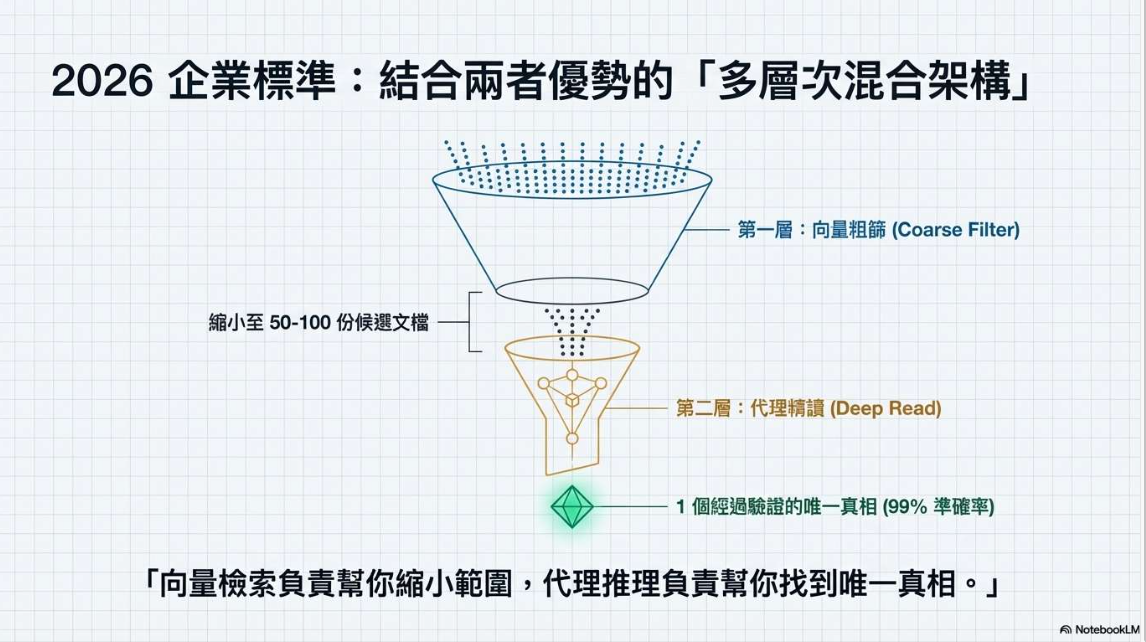
#> input picture image/example_pdf.png, 1146 x 642 px; its folder holds only this picture in this run
$ python -i inpainting_masks.py   (imports and definitions only)
#> lines starting #> are read from the running program, lines starting #| are printed output that depends on the picture; after the words box and inside, x2 and y2 are one past the last pixel; in counts of white or black regions, pixels touching at a corner belong together
#> further down, picture is the input picture: PIL image 1146x642 RGBA; mean R, G, B, A 227.1, 231.9, 235.8, 255
from __future__ import annotations

from dataclasses import dataclass

import cv2
import numpy as np
import pymupdf as fitz
from PIL import Image, ImageDraw

from .debug_artifacts import build_mask_shapes
from .models import TextBlock

DEFAULT_LOW_TEXTURE_STD_THRESHOLD = 4.0
DEFAULT_LOW_TEXTURE_EDGE_THRESHOLD = 0.01
DEFAULT_LOW_TEXTURE_CONTEXT_DILATE_PX = 8
DEFAULT_LOW_TEXTURE_MIN_CONTEXT_PIXELS = 64
DEFAULT_TABLE_LINE_MIN_KERNEL_PX = 12
DEFAULT_TABLE_LINE_SHRINK_KERNEL_PX = 3
DEFAULT_TABLE_LINE_BOUNDARY_BAND_PX = 5
DEFAULT_TABLE_LINE_MAX_TEXT_OVERLAP_RATIO = 0.85
DEFAULT_TABLE_LINE_MIN_OUTSIDE_PIXELS = 12
DEFAULT_TABLE_LINE_MIN_OUTSIDE_RATIO = 0.08
# Extra AA-fringe coverage: dilate each text box by a fraction of its line height.
DEFAULT_MASK_DILATE_LINE_HEIGHT_RATIO = 0.18
DEFAULT_MASK_DILATE_MIN_PX = 2
DEFAULT_MASK_DILATE_MAX_PX = 16


@dataclass(slots=True)
class InpaintingMaskRefinementResult:
    mask_image: Image.Image
    raw_mask_image: Image.Image
    refined_mask_image: Image.Image
    table_line_mask_image: Image.Image | None
    grid_line_mask_image: Image.Image | None


# [139 lines left out: functions build_text_mask_image, refine_text_mask_for_inpainting, build_refined_text_mask_for_inpainting, _build_mask_boundary_band, not called in this run]


def _detect_table_line_orientation_masks(page_image: Image.Image) -> tuple[np.ndarray, np.ndarray]:
    gray = cv2.cvtColor(np.array(page_image.convert("RGB"), dtype=np.uint8), cv2.COLOR_RGB2GRAY)
    binary = cv2.adaptiveThreshold(
        gray,
        255,
        cv2.ADAPTIVE_THRESH_MEAN_C,
        cv2.THRESH_BINARY_INV,
        31,
        10,
    )
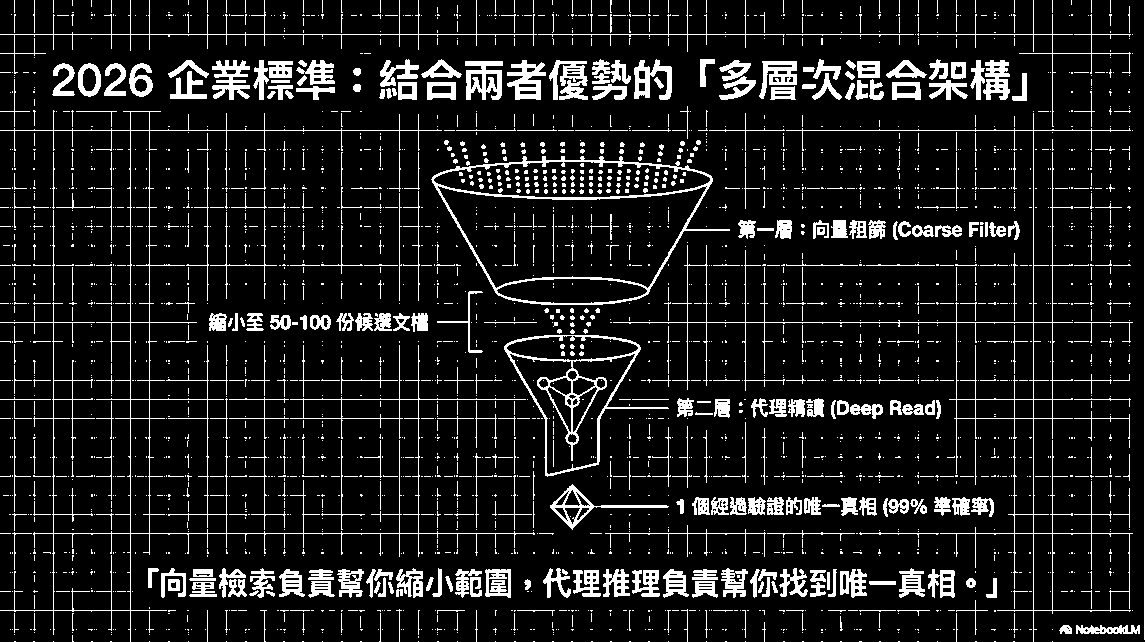
#> binary: shape (642, 1146); 11% white; 3078 white regions (2675 under 20 px), largest, box (x1, y1, x2, y2) and area: (0, 110, 535, 642) 5898, (613, 113, 1133, 642) 4268, (431, 156, 730, 305) 3171
    height, width = gray.shape
#> height = 642; width = 1146
    horizontal_kernel_len = max(DEFAULT_TABLE_LINE_MIN_KERNEL_PX, width // 24)
#> horizontal_kernel_len = 47
    vertical_kernel_len = max(DEFAULT_TABLE_LINE_MIN_KERNEL_PX, height // 24)
#> vertical_kernel_len = 26
    horizontal = cv2.morphologyEx(binary, cv2.MORPH_OPEN, np.ones((1, horizontal_kernel_len), dtype=np.uint8))
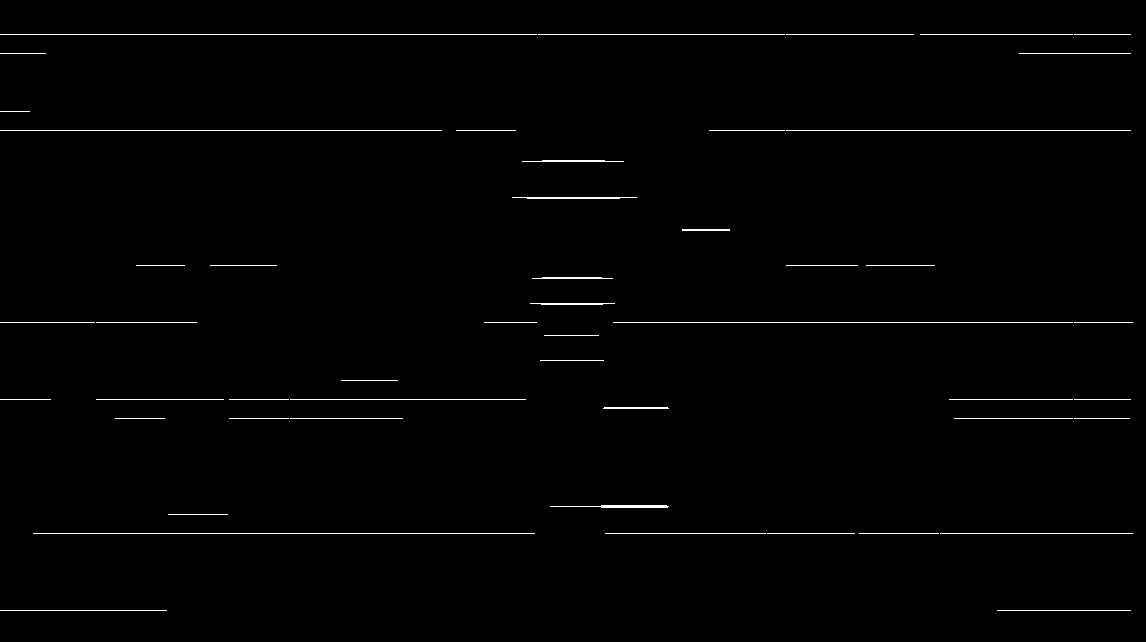
#> horizontal: shape (642, 1146); 0.95% white in thin lines or dots, all inside (x1, y1, x2, y2) = (0, 34, 1133, 611)
    vertical = cv2.morphologyEx(binary, cv2.MORPH_OPEN, np.ones((vertical_kernel_len, 1), dtype=np.uint8))
#> vertical: shape (642, 1146); 2.1% white in thin lines or dots
    horizontal = _filter_line_components(horizontal, orientation="horizontal", min_span_px=horizontal_kernel_len)
    vertical = _filter_line_components(vertical, orientation="vertical", min_span_px=vertical_kernel_len)
    return horizontal > 0, vertical > 0


# [12 lines left out: function _build_grid_line_mask, not called in this run]


def _filter_line_components(line_mask: np.ndarray, *, orientation: str, min_span_px: int) -> np.ndarray:
#> called with orientation = 'horizontal', min_span_px = 47
    component_mask = (line_mask > 0).astype(np.uint8)
    component_count, labels, _, _ = cv2.connectedComponentsWithStats(component_mask, 8)  # type: ignore[call-overload]  # stub types arg 2 as `labels`, but the real binding dispatches a bare int here as `connectivity` (same stub gap as cv2.kmeans's bestLabels, db8002f)
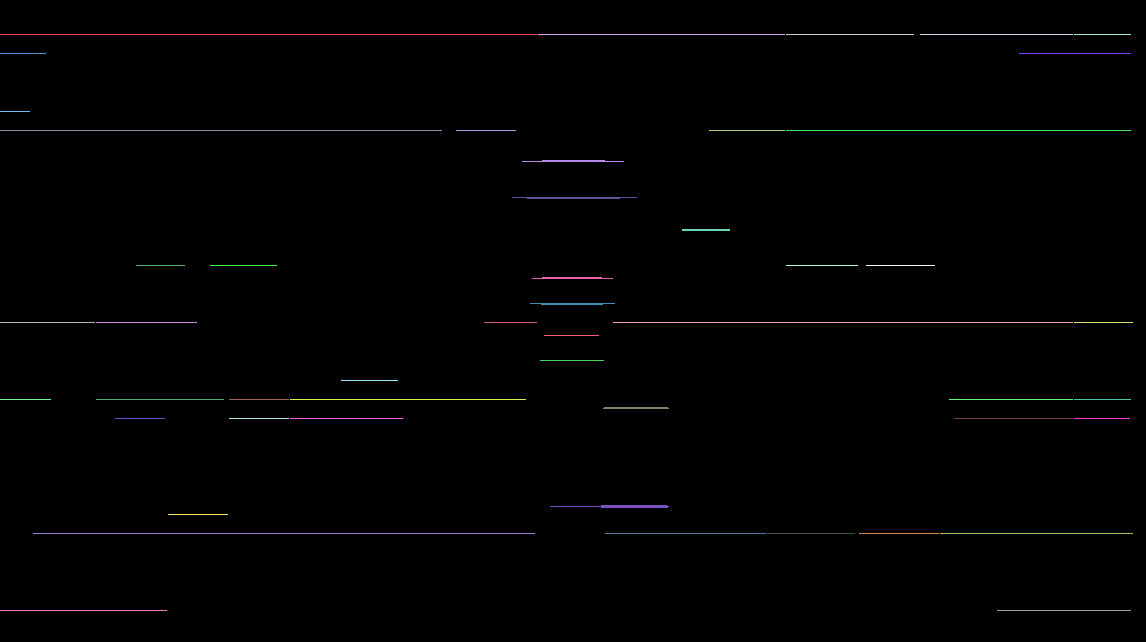
#> labels: shape (642, 1146) int32; 51 distinct labels, from 0 to 50; one colour per label, 0 black
#> component_count = 51
    if component_count <= 1:
        return line_mask

    filtered = np.zeros_like(line_mask)
    for component_index in range(1, component_count):
        component = (labels == component_index).astype(np.uint8)
        points = cv2.findNonZero(component)
        if points is None:
            continue
        _, _, width, height = cv2.boundingRect(points)
        if orientation == "horizontal":
            if width < min_span_px or width < height * 4:
                continue
        else:
            if height < min_span_px or height < width * 4:
                continue
        filtered[component.astype(bool)] = 255
#> this loop made 50 passes
#> (width, height) on passes 1 to 12: (537, 1), (247, 1), (128, 1), (153, 1), (57, 1), (46, 1), (112, 1), (30, 1), (442, 1), (60, 1), (76, 1), (345, 1)
#> pass 1, in _filter_line_components, `component = (labels == component_index).astype(np.uint8)`:
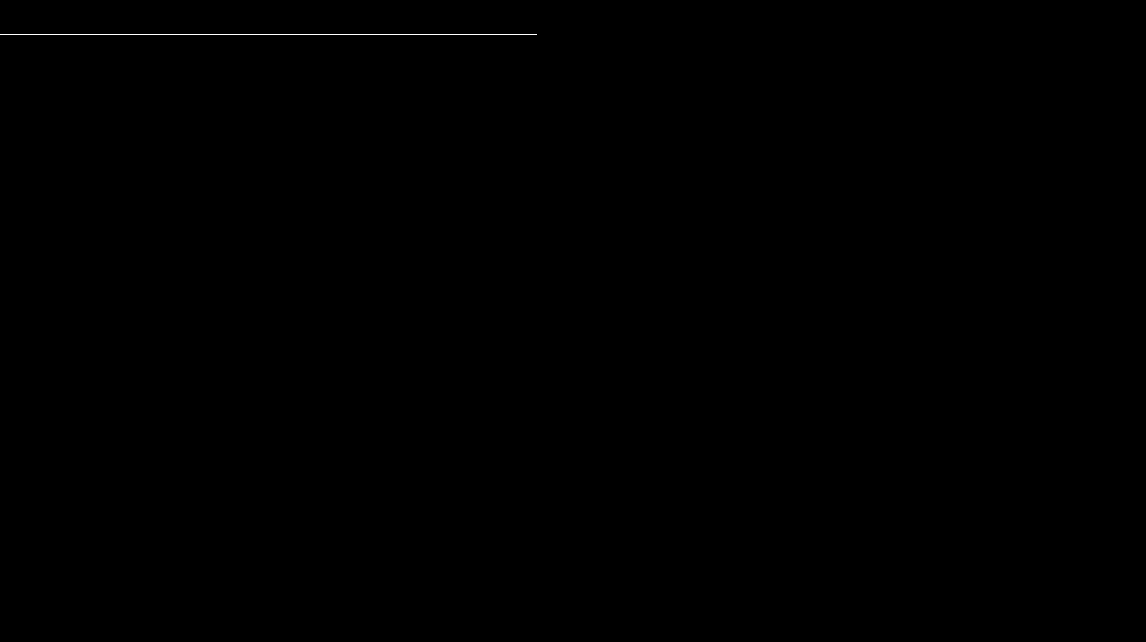
#> component: shape (642, 1146); values 0 (black) and 1 (white), 0.07% white in thin lines or dots, all inside (x1, y1, x2, y2) = (0, 34, 537, 35)
#> after the loop: component: shape (642, 1146); values 0 (black) and 1 (white), 0.02% white in thin lines or dots, all inside (x1, y1, x2, y2) = (997, 610, 1131, 611)
    return filtered


# [48 lines left out: functions _filter_text_overlapping_line_components, mask_text_regions_with_white_boxes, not called in this run]


def mask_area_ratio(mask_array: np.ndarray) -> float:
    return float(np.count_nonzero(mask_array)) / float(mask_array.size)


# [195 lines left out: functions estimate_background_complexity, estimate_low_texture_mask_fraction, _text_block_line_height_px, dilate_px_for_line_height, dilate_text_mask_by_line_height, compute_mask_crop_box, not called in this run]


__all__ = [
    "DEFAULT_MASK_DILATE_LINE_HEIGHT_RATIO",
    "DEFAULT_MASK_DILATE_MAX_PX",
    "DEFAULT_MASK_DILATE_MIN_PX",
    "build_text_mask_image",
    "build_refined_text_mask_for_inpainting",
    "compute_mask_crop_box",
    "DEFAULT_LOW_TEXTURE_CONTEXT_DILATE_PX",
    "DEFAULT_LOW_TEXTURE_EDGE_THRESHOLD",
    "DEFAULT_LOW_TEXTURE_MIN_CONTEXT_PIXELS",
    "DEFAULT_LOW_TEXTURE_STD_THRESHOLD",
    "InpaintingMaskRefinementResult",
    "dilate_px_for_line_height",
    "dilate_text_mask_by_line_height",
    "estimate_background_complexity",
    "estimate_low_texture_mask_fraction",
    "mask_area_ratio",
    "mask_text_regions_with_white_boxes",
    "refine_text_mask_for_inpainting",
]

>>> from PIL import Image
>>> picture = Image.open('../../image/example_pdf.png')
>>> result = _detect_table_line_orientation_masks(picture)
#> call 2 of _filter_line_components, with orientation = 'vertical', min_span_px = 26
#> in _filter_line_components (call 2), `component_mask = (line_mask > 0).astype(np.uint8)`: component_mask: shape (642, 1146); values 0 (black) and 1 (white), 2.1% white in thin lines or dots
#> in _filter_line_components (call 2), `component_count, labels, _, _ = cv2.connectedComponentsWithStats(compo..`:
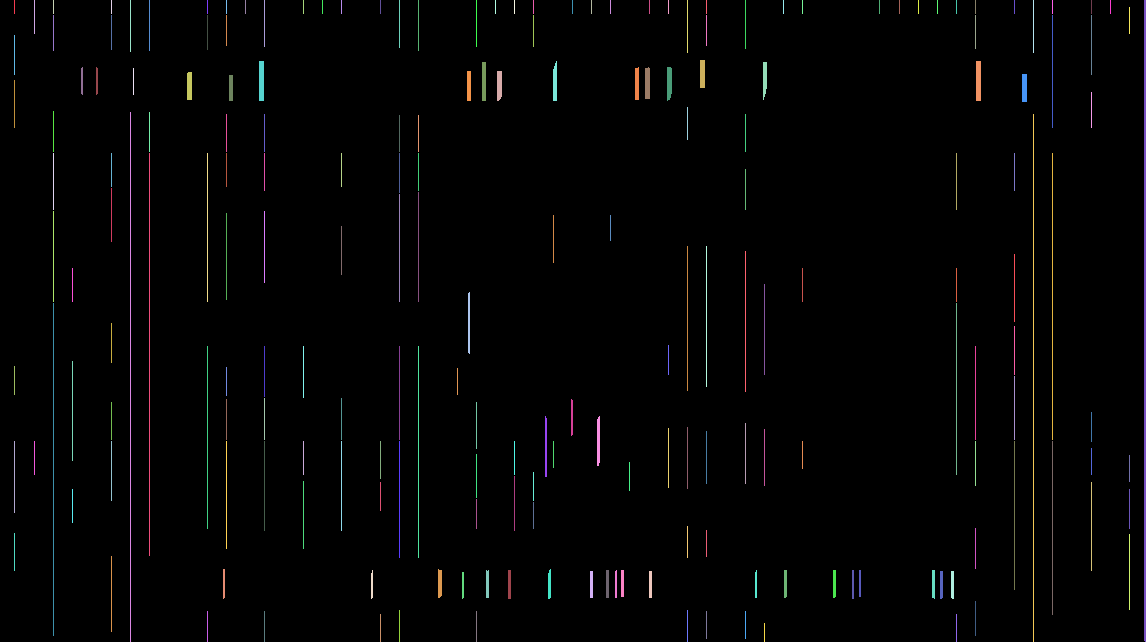
#> labels: shape (642, 1146) int32; 209 distinct labels, from 0 to 208; one colour per label, 0 black
#> in _filter_line_components (call 2), `component_count, labels, _, _ = cv2.connectedComponentsWithStats(compo..`: component_count = 209
#> the loop in _filter_line_components (call 2), `for component_index in range(1, component_count):` made 208 passes
#> (width, height) on passes 1 to 3: (1, 14), (1, 34), (1, 14)
#> after the loop in _filter_line_components (call 2), `for component_index in range(1, component_count):`: component: shape (642, 1146); values 0 (black) and 1 (white), 0% white in thin lines or dots, all inside (x1, y1, x2, y2) = (764, 623, 765, 642)
#> after the loop in _filter_line_components (call 2), `for component_index in range(1, component_count):`:
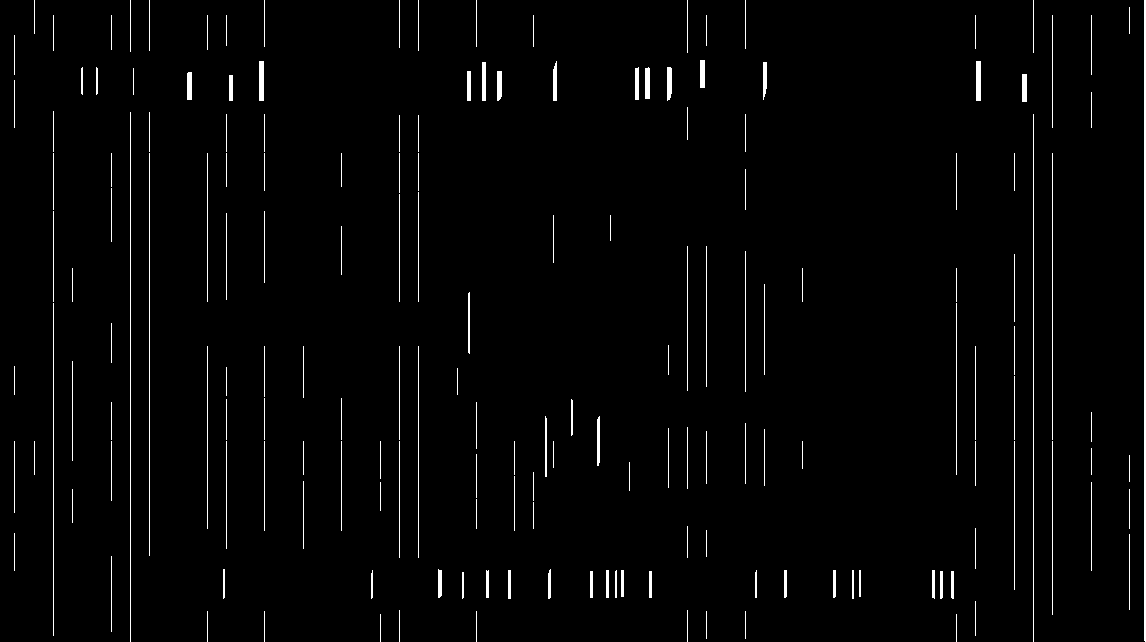
#> filtered: shape (642, 1146); 2% white in thin lines or dots

$ run again, on image/example_ppt.png
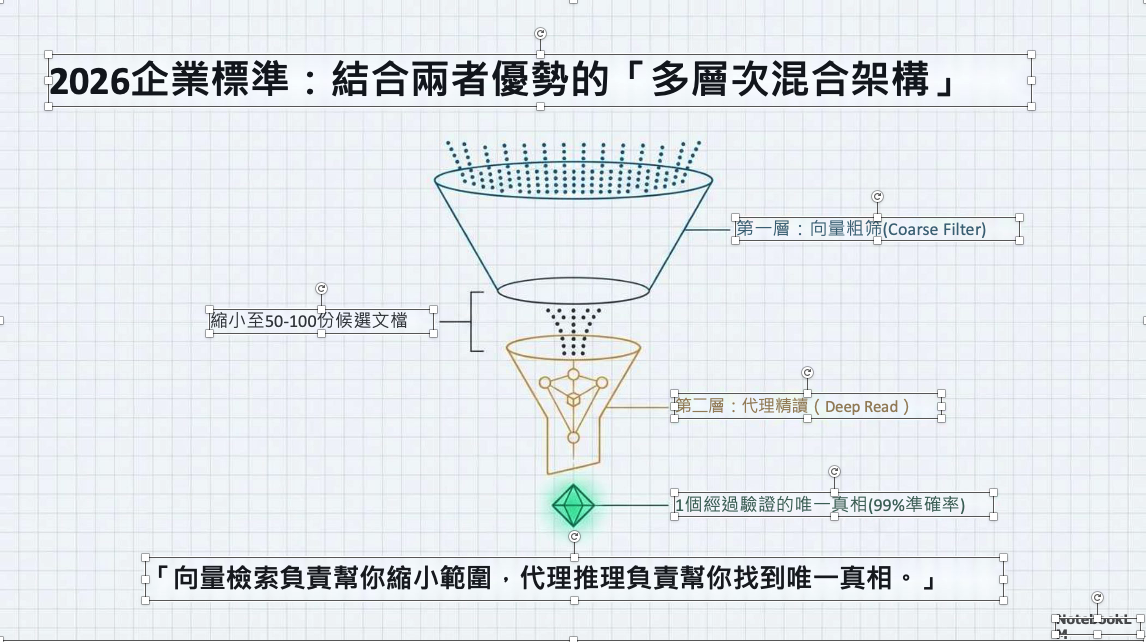
#> input picture image/example_ppt.png, 1146 x 642 px
#> picture is the input picture: PIL image 1146x642 RGBA; mean R, G, B, A 226.4, 231.2, 235.4, 255
#> binary: shape (642, 1146); 12.5% white in thin lines or dots
#> horizontal: shape (642, 1146); 2.3% white in thin lines or dots
#> vertical: shape (642, 1146); 2% white in thin lines or dots
#> component_mask: shape (642, 1146); values 0 (black) and 1 (white), 2.3% white in thin lines or dots
#> labels: shape (642, 1146) int32; 111 distinct labels, from 0 to 110
#> component_count = 111
#> the loop in _filter_line_components, `for component_index in range(1, component_count):` made 110 passes
#> (width, height) on passes 1 to 8: (72, 1), (58, 1), (56, 1), (526, 1), (363, 1), (229, 1), (45, 1), (485, 1)
#> component_mask: shape (642, 1146); values 0 (black) and 1 (white), 2% white in thin lines or dots
#> in _filter_line_components (call 2), `component_count, labels, _, _ = cv2.connectedComponentsWithStats(compo..`:
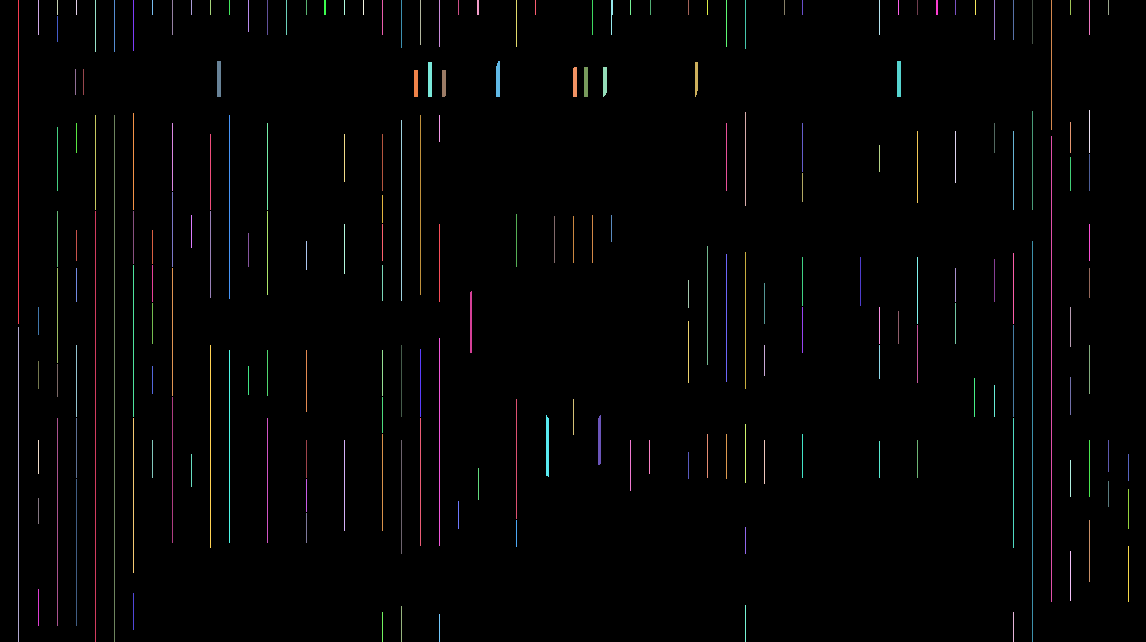
#> labels: shape (642, 1146) int32; 217 distinct labels, from 0 to 216; one colour per label, 0 black
#> component_count = 217
#> the loop in _filter_line_components (call 2), `for component_index in range(1, component_count):` made 216 passes
#> (width, height) on passes 1 to 3: (1, 324), (1, 35), (1, 15)
#> after the loop in _filter_line_components (call 2), `for component_index in range(1, component_count):`:
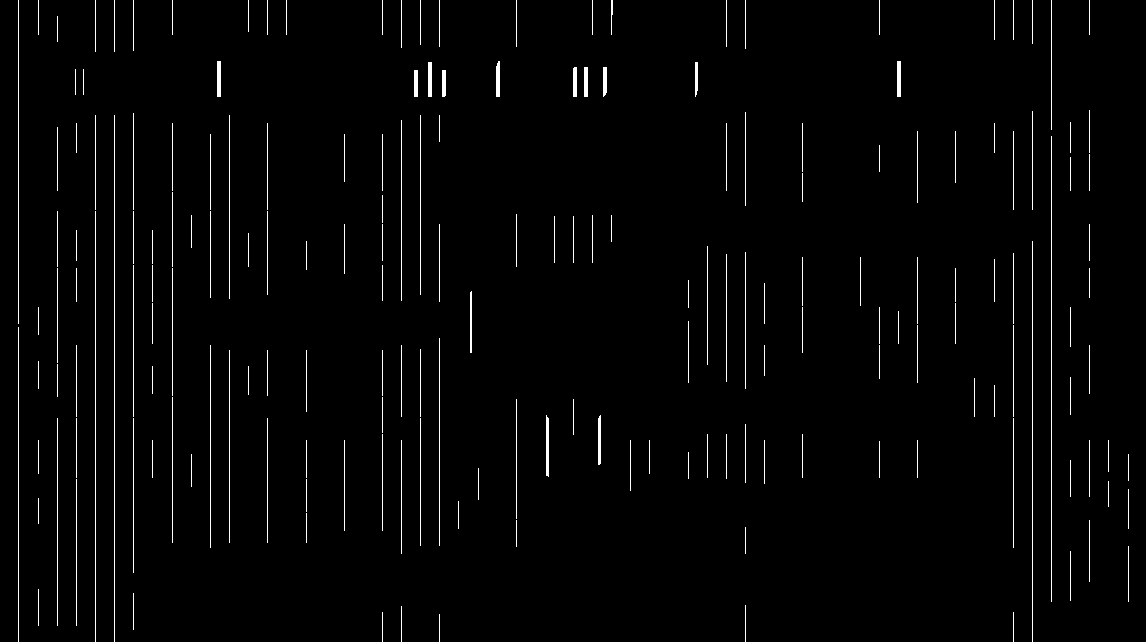
#> filtered: shape (642, 1146); 1.9% white in thin lines or dots
